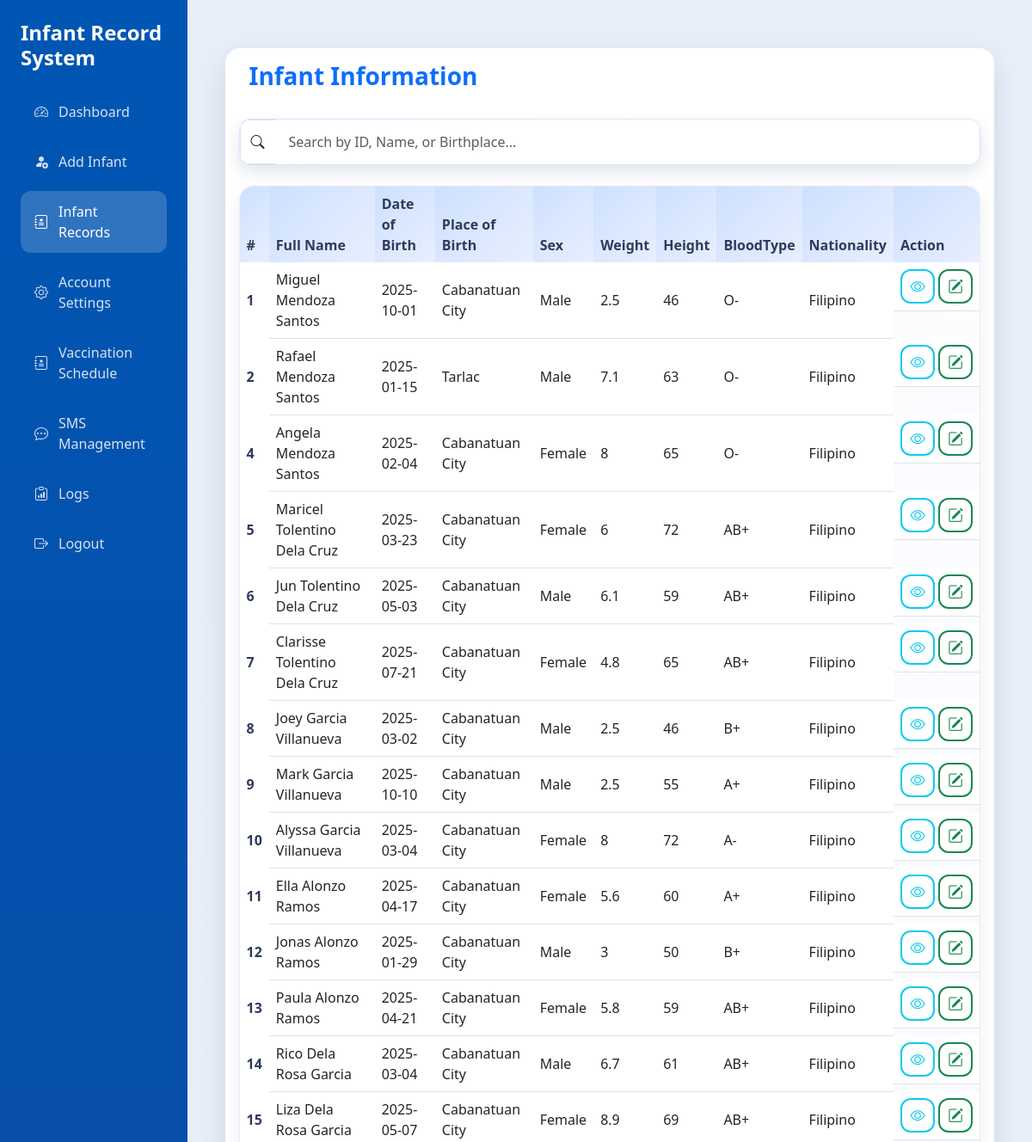
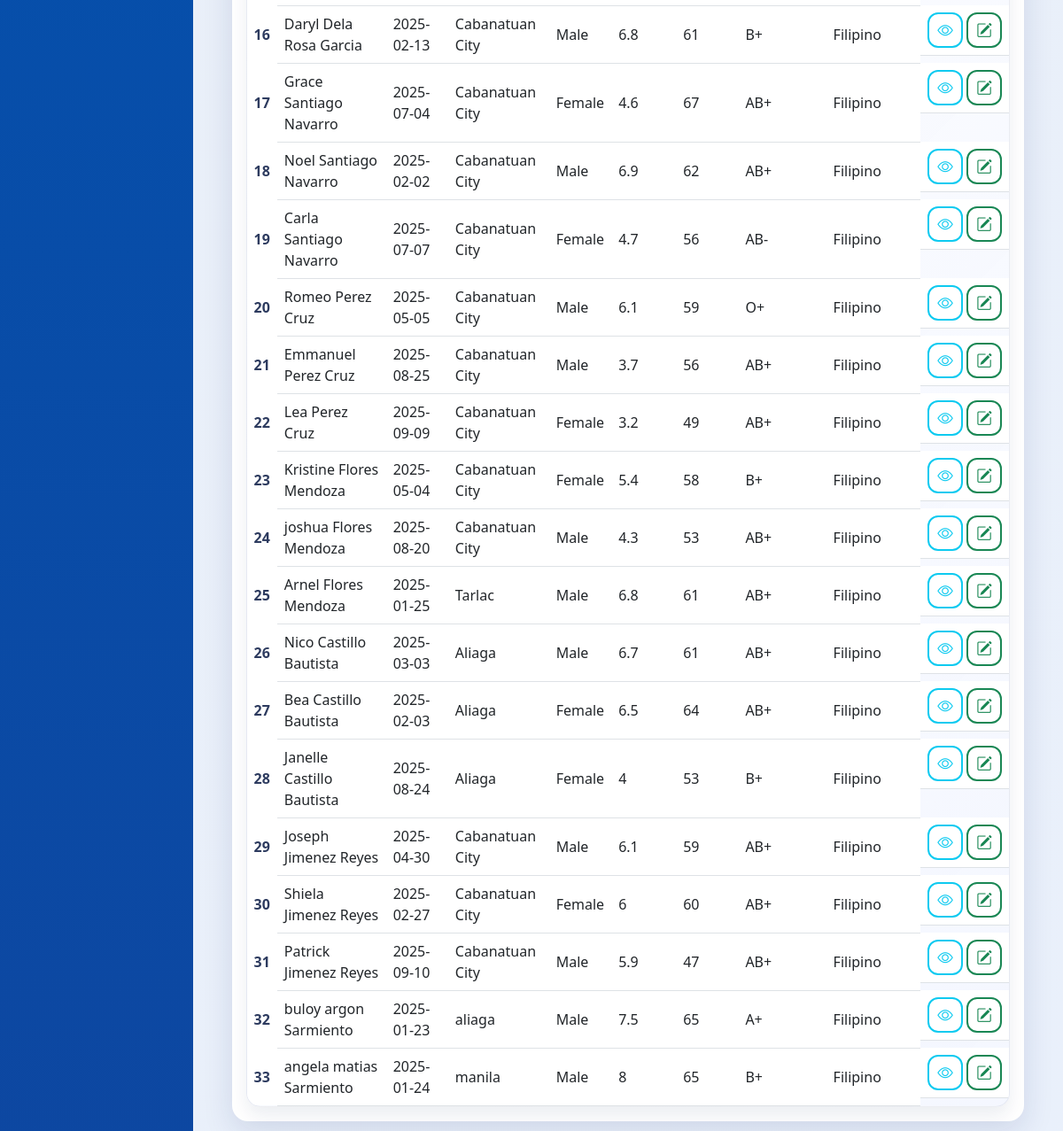
The page /viewinfant.php on the database its author committed (2 pictures, top to bottom).
### tables this page shows
CREATE TABLE `infantinfo` (
  `id` int(11) NOT NULL,
  `firstname` varchar(25) NOT NULL,
  `middlename` varchar(255) DEFAULT NULL,
  `surname` varchar(25) NOT NULL,
  `dateofbirth` varchar(25) NOT NULL,
  `placeofbirth` varchar(25) NOT NULL,
  `sex` enum('Male','Female') DEFAULT NULL,
  `weight` double NOT NULL,
  `height` double NOT NULL,
  `remarks` varchar(255) DEFAULT NULL,
  `bloodtype` varchar(5) NOT NULL,
  `nationality` varchar(25) NOT NULL,
  `parent_id` int(11) DEFAULT NULL
);

### viewinfant.php (the view, shortened to what this page needs)
<?php
include 'dbForm.php';
$isParent = isset($_SESSION['user']['role']) && $_SESSION['user']['role'] === 'parent';
$parentEmail = ($isParent && isset($_SESSION['user']['email'])) ? mysqli_real_escape_string($con, $_SESSION['user']['email']) : null;
?>
<!DOCTYPE html>
<html lang="en">
<head>
    <link rel="stylesheet" href="https://cdn.jsdelivr.net/npm/bootstrap@5.3.0/dist/css/bootstrap.min.css">
    <link rel="stylesheet" href="https://cdn.jsdelivr.net/npm/bootstrap-icons/font/bootstrap-icons.css">
    <link rel="stylesheet" href="assets/css/theme.css">
</head>
<body>
    <div class="sidebar" id="sidebar">
        <h4 class="mb-4"><i class="bi bi-baby"></i> Infant Record System</h4>
        <a href="dashboard.php"><i class="bi bi-speedometer2"></i> Dashboard</a>
        <a href="addinfant.php"><i class="bi bi-person-fill-add"></i> Add Infant</a>
        <a href="viewinfant.php" class="active"><i class="bi bi-journal-medical"></i> Infant Records</a>
        <a href="account_settings.php"><i class="bi bi-gear"></i> Account Settings</a>
        <?php if (!$isParent): ?>
            <a href="vaccination_schedule.php"><i class="bi bi-journal-medical"></i> Vaccination Schedule</a>
            <a href="sms.php"><i class="bi bi-chat-dots"></i> SMS Management</a>
            <a href="login_logs.php"><i class="bi bi-clipboard-data"></i> Logs</a>
        <?php endif; ?>
        <a href="logout.php"><i class="bi bi-box-arrow-right"></i> Logout</a>
    </div>
    <div class="content-area">
        <div class="container-fluid mt-4">
            <div class="card card-shadow">
                <div class="card-header bg-white border-0 py-3">
                    <h3 class="dashboard-title"><i class="bi bi-baby"></i>Infant Information</h3>
                </div>
                <div class="card-body">
                    <?php if (!$isParent): ?>
                        <form method="GET" action="viewinfant.php" class="mb-4">
                            <div class="input-group search-bar search-bar-elevated">
                                <span class="input-group-text"><i class="bi bi-search"></i></span>
                                <input type="text" id="search" class="form-control" placeholder="Search by ID, Name, or Birthplace...">
                            </div>
                        </form>
                    <?php endif; ?>
                    <div class="table-modern table-modern-elevated">
                        <div class="table-responsive">
                            <table class="table table-hover align-middle mb-0">
                            <thead>
                                <tr>
                                    <th scope="col">#</th>
                                    <th scope="col">Full Name</th>
                                    <th scope="col">Date of Birth</th>
                                    <th scope="col">Place of Birth</th>
                                    <th scope="col">Sex</th>
                                    <th scope="col">Weight</th>
                                    <th scope="col">Height</th>
                                    <th scope="col">BloodType</th>
                                    <th scope="col">Nationality</th>
                                    <th scope="col">Action</th>
                                </tr>
                            </thead>
                            <tbody>
                        <?php
                        $search = (!$isParent && isset($_GET['search'])) ? mysqli_real_escape_string($con, $_GET['search']) : '';
                        if ($isParent && $parentEmail) {
                            $parentRes = mysqli_query($con, "SELECT id FROM parents WHERE email = '$parentEmail' LIMIT 1");
                            $parentIdFilter = 0;
                            if ($parentRes && mysqli_num_rows($parentRes) > 0) {
                                $parentRow = mysqli_fetch_assoc($parentRes);
                                $parentIdFilter = intval($parentRow['id']);
                            }
                            if (!empty($search)) {
                                $sql = "SELECT * FROM infantinfo WHERE parent_id = '$parentIdFilter' AND (
                                    id LIKE '%$search%' OR
                                    firstname LIKE '%$search%' OR
                                    middlename LIKE '%$search%' OR
                                    surname LIKE '%$search%' OR
                                    placeofbirth LIKE '%$search%')";
                            } else {
                                $sql = "SELECT * FROM infantinfo WHERE parent_id = '$parentIdFilter'";
                            }
                        } else {
                            if (!empty($search)) {
                                $sql = "SELECT * FROM infantinfo WHERE
                                    id LIKE '%$search%' OR
                                    firstname LIKE '%$search%' OR
                                    middlename LIKE '%$search%' OR
                                    surname LIKE '%$search%' OR
                                    placeofbirth LIKE '%$search%'";
                            } else {
                                $sql = "SELECT * FROM infantinfo";
                            }
                        }
                        $result = mysqli_query($con, $sql);
                        if ($result) {
                            while ($row = mysqli_fetch_assoc($result)) {
                                $id = $row['id'];
                                $firstname = $row['firstname'];
                                $middlename = $row['middlename'];
                                $surname = $row['surname'];
                                $fullName = trim(preg_replace('/\s+/', ' ', $firstname . ' ' . ($middlename ?? '') . ' ' . $surname));
                                $dateofbirth = $row['dateofbirth'];
                                $placeofbirth = $row['placeofbirth'];
                                $sex = $row['sex'];
                                $weight = $row['weight'];
                                $height = $row['height'];
                                $bloodtype = $row['bloodtype'];
                                $nationality = $row['nationality'];
                                $parentIdForInfant = isset($row['parent_id']) ? (int) $row['parent_id'] : 0;
                                $viewDetailsUrl = 'view_details.php?parent_id=' . $parentIdForInfant;
                                ?>
                                <tr>
                                    <th scope="row"><?php echo $id; ?></th>
                                    <td><?php echo $fullName; ?></td>
                                    <td><?php echo $dateofbirth; ?></td>
                                    <td><?php echo $placeofbirth; ?></td>
                                    <td><?php echo $sex; ?></td>
                                    <td><?php echo $weight; ?></td>
                                    <td><?php echo $height; ?></td>
                                    <td><?php echo $bloodtype; ?></td>
                                    <td><?php echo $nationality; ?></td>
                                    <td class="d-flex gap-1 justify-content-center action-icons">
                                        <a href="<?php echo htmlspecialchars($viewDetailsUrl); ?>" class="btn btn-outline-info btn-sm" title="View Details">
                                            <i class="bi bi-eye"></i>
                                        </a>
                                        <?php if (!$isParent): ?>
                                            <button class="btn btn-outline-success btn-sm" data-bs-toggle="modal" data-bs-target="#formModal_<?php echo $id; ?>" title="Edit"><i class="bi bi-pencil-square"></i></button>
                                        <?php endif; ?>
                                    </td>
                                </tr>
                        <?php
                            }
                        }
                        ?>
                            </tbody>
                        </table>
                        </div>
                    </div>
        </div>
    </div>
</body>
</body>
</html>

### assets/css/theme.css (style rules this page uses)
:root { --primary-color: #0d6efd; --primary-dark: #0a58ca; --sidebar-width: 250px; --content-bg: #f5f7fb; --text-color: #2b3146; --muted-color: #6c757d; --card-radius: 18px; --transition-speed: 0.3s; --shadow-lg: 0 12px 35px rgba(15, 35, 95, 0.12); --shadow-md: 0 10px 25px rgba(15, 35, 95, 0.18); }
* { box-sizing: border-box; }
body { margin: 0; font-family: 'Segoe UI', 'Helvetica Neue', Arial, sans-serif; color: var(--text-color); background-color: var(--content-bg); display: flex; min-height: 100vh; transition: background-color var(--transition-speed) ease; }
a { color: inherit; }
.sidebar { width: var(--sidebar-width); background: linear-gradient(180deg, #0056b3 0%, #0d47a1 100%); color: #fff; padding: 24px; transition: transform var(--transition-speed) ease; min-height: 100vh; position: relative; z-index: 1000; }
.sidebar h4 { font-weight: 600; margin-bottom: 1.8rem; }
.sidebar a { color: rgba(255, 255, 255, 0.84); text-decoration: none; display: flex; align-items: center; gap: 12px; padding: 12px 16px; border-radius: 12px; margin-bottom: 10px; transition: background var(--transition-speed) ease, color var(--transition-speed) ease; font-weight: 500; }
.sidebar a:hover, .sidebar a.active { background-color: rgba(255, 255, 255, 0.18); color: #fff; }
.content-area { flex-grow: 1; min-height: 100vh; padding: 32px; background: linear-gradient(135deg, rgba(0, 86, 179, 0.05), rgba(13, 110, 253, 0.05)); }
.card-shadow { border: none; border-radius: var(--card-radius); box-shadow: var(--shadow-lg); background-color: #fff; overflow: hidden; }
.dashboard-title { display: flex; align-items: center; gap: 12px; margin: 0; font-weight: 700; color: var(--primary-color); }
.table-modern { border-radius: 16px; overflow: hidden; background-color: #fff; box-shadow: 0 10px 20px rgba(15, 35, 95, 0.08); }
.table-modern-elevated { border: 1px solid rgba(45, 59, 95, 0.08); background: linear-gradient(135deg, rgba(255, 255, 255, 0.96), rgba(243, 246, 255, 0.9)); }
.table-modern-elevated .table thead th { background: linear-gradient(135deg, rgba(13, 110, 253, 0.16), rgba(13, 110, 253, 0.05)); border-bottom: none; }
.table-modern-elevated .table tbody tr { transition: transform var(--transition-speed) ease, box-shadow var(--transition-speed) ease; }
.table-modern table { margin-bottom: 0; }
.table-modern thead { background-color: #f3f6ff; }
.table-modern th { font-weight: 600; color: #2d3b5f; border-bottom: none; }
.table-modern td { vertical-align: middle; }
.search-bar { border-radius: 14px; overflow: hidden; box-shadow: 0 8px 18px rgba(15, 35, 95, 0.12); }
.search-bar-elevated { background: linear-gradient(135deg, rgba(13, 110, 253, 0.08), rgba(13, 110, 253, 0.02)); border: 1px solid rgba(13, 110, 253, 0.12); }
.search-bar .form-control { border: none; padding: 14px 16px; }
.search-bar .input-group-text { background-color: #fff; }
.btn-outline-primary, .btn-outline-success, .btn-outline-secondary, .btn-outline-info, .btn-outline-danger { border-width: 2px; font-weight: 600; }
.form-control, .form-select { border-radius: 12px; padding: 12px 16px; border: 1px solid rgba(13, 110, 253, 0.18); transition: border-color var(--transition-speed) ease, box-shadow var(--transition-speed) ease; }
.action-icons .btn { border-radius: 12px; display: inline-flex; align-items: center; justify-content: center; width: 40px; height: 40px; font-size: 1.1rem; }
.card-header.bg-white { border-bottom: none; }
.table thead th { font-weight: 600; }

### rows shown on the page
infantinfo: id "1", fullName "Miguel Mendoza Santos", dateofbirth "2025-10-01", placeofbirth "Cabanatuan City", sex "Male", weight "2.5", height "46", bloodtype "O-", nationality "Filipino"
infantinfo: id "2", fullName "Rafael Mendoza Santos", dateofbirth "2025-01-15", placeofbirth "Tarlac", sex "Male", weight "7.1", height "63", bloodtype "O-", nationality "Filipino"
infantinfo: id "4", fullName "Angela Mendoza Santos", dateofbirth "2025-02-04", placeofbirth "Cabanatuan City", sex "Female", weight "8", height "65", bloodtype "O-", nationality "Filipino"
infantinfo: id "5", fullName "Maricel Tolentino Dela Cruz", dateofbirth "2025-03-23", placeofbirth "Cabanatuan City", sex "Female", weight "6", height "72", bloodtype "AB+", nationality "Filipino"
infantinfo: id "6", fullName "Jun Tolentino Dela Cruz", dateofbirth "2025-05-03", placeofbirth "Cabanatuan City", sex "Male", weight "6.1", height "59", bloodtype "AB+", nationality "Filipino"
infantinfo: id "7", fullName "Clarisse Tolentino Dela Cruz", dateofbirth "2025-07-21", placeofbirth "Cabanatuan City", sex "Female", weight "4.8", height "65", bloodtype "AB+", nationality "Filipino"
infantinfo: id "8", fullName "Joey Garcia Villanueva", dateofbirth "2025-03-02", placeofbirth "Cabanatuan City", sex "Male", weight "2.5", height "46", bloodtype "B+", nationality "Filipino"
infantinfo: id "9", fullName "Mark Garcia Villanueva", dateofbirth "2025-10-10", placeofbirth "Cabanatuan City", sex "Male", weight "2.5", height "55", bloodtype "A+", nationality "Filipino"
infantinfo: id "10", fullName "Alyssa Garcia Villanueva", dateofbirth "2025-03-04", placeofbirth "Cabanatuan City", sex "Female", weight "8", height "72", bloodtype "A-", nationality "Filipino"
infantinfo: id "11", fullName "Ella Alonzo Ramos", dateofbirth "2025-04-17", placeofbirth "Cabanatuan City", sex "Female", weight "5.6", height "60", bloodtype "A+", nationality "Filipino"
infantinfo: id "12", fullName "Jonas Alonzo Ramos", dateofbirth "2025-01-29", placeofbirth "Cabanatuan City", sex "Male", weight "3", height "50", bloodtype "B+", nationality "Filipino"
infantinfo: id "13", fullName "Paula Alonzo Ramos", dateofbirth "2025-04-21", placeofbirth "Cabanatuan City", sex "Female", weight "5.8", height "59", bloodtype "AB+", nationality "Filipino"
infantinfo: id "14", fullName "Rico Dela Rosa Garcia", dateofbirth "2025-03-04", placeofbirth "Cabanatuan City", sex "Male", weight "6.7", height "61", bloodtype "AB+", nationality "Filipino"
infantinfo: id "15", fullName "Liza Dela Rosa Garcia", dateofbirth "2025-05-07", placeofbirth "Cabanatuan City", sex "Female", weight "8.9", height "69", bloodtype "AB+", nationality "Filipino"
infantinfo: id "16", fullName "Daryl Dela Rosa Garcia", dateofbirth "2025-02-13", placeofbirth "Cabanatuan City", sex "Male", weight "6.8", height "61", bloodtype "B+", nationality "Filipino"
infantinfo: id "17", fullName "Grace Santiago Navarro", dateofbirth "2025-07-04", placeofbirth "Cabanatuan City", sex "Female", weight "4.6", height "67", bloodtype "AB+", nationality "Filipino"
infantinfo: id "18", fullName "Noel Santiago Navarro", dateofbirth "2025-02-02", placeofbirth "Cabanatuan City", sex "Male", weight "6.9", height "62", bloodtype "AB+", nationality "Filipino"
infantinfo: id "19", fullName "Carla Santiago Navarro", dateofbirth "2025-07-07", placeofbirth "Cabanatuan City", sex "Female", weight "4.7", height "56", bloodtype "AB-", nationality "Filipino"
infantinfo: id "20", fullName "Romeo Perez Cruz", dateofbirth "2025-05-05", placeofbirth "Cabanatuan City", sex "Male", weight "6.1", height "59", bloodtype "O+", nationality "Filipino"
infantinfo: id "21", fullName "Emmanuel Perez Cruz", dateofbirth "2025-08-25", placeofbirth "Cabanatuan City", sex "Male", weight "3.7", height "56", bloodtype "AB+", nationality "Filipino"
infantinfo: id "22", fullName "Lea Perez Cruz", dateofbirth "2025-09-09", placeofbirth "Cabanatuan City", sex "Female", weight "3.2", height "49", bloodtype "AB+", nationality "Filipino"
infantinfo: id "23", fullName "Kristine Flores Mendoza", dateofbirth "2025-05-04", placeofbirth "Cabanatuan City", sex "Female", weight "5.4", height "58", bloodtype "B+", nationality "Filipino"
infantinfo: id "24", fullName "joshua Flores Mendoza", dateofbirth "2025-08-20", placeofbirth "Cabanatuan City", sex "Male", weight "4.3", height "53", bloodtype "AB+", nationality "Filipino"
infantinfo: id "25", fullName "Arnel Flores Mendoza", dateofbirth "2025-01-25", placeofbirth "Tarlac", sex "Male", weight "6.8", height "61", bloodtype "AB+", nationality "Filipino"
infantinfo: id "26", fullName "Nico Castillo Bautista", dateofbirth "2025-03-03", placeofbirth "Aliaga", sex "Male", weight "6.7", height "61", bloodtype "AB+", nationality "Filipino"
infantinfo: id "27", fullName "Bea Castillo Bautista", dateofbirth "2025-02-03", placeofbirth "Aliaga", sex "Female", weight "6.5", height "64", bloodtype "AB+", nationality "Filipino"
infantinfo: id "28", fullName "Janelle Castillo Bautista", dateofbirth "2025-08-24", placeofbirth "Aliaga", sex "Female", weight "4", height "53", bloodtype "B+", nationality "Filipino"
infantinfo: id "29", fullName "Joseph Jimenez Reyes", dateofbirth "2025-04-30", placeofbirth "Cabanatuan City", sex "Male", weight "6.1", height "59", bloodtype "AB+", nationality "Filipino"
infantinfo: id "30", fullName "Shiela Jimenez Reyes", dateofbirth "2025-02-27", placeofbirth "Cabanatuan City", sex "Female", weight "6", height "60", bloodtype "AB+", nationality "Filipino"
infantinfo: id "31", fullName "Patrick Jimenez Reyes", dateofbirth "2025-09-10", placeofbirth "Cabanatuan City", sex "Male", weight "5.9", height "47", bloodtype "AB+", nationality "Filipino"
infantinfo: id "32", fullName "buloy argon Sarmiento", dateofbirth "2025-01-23", placeofbirth "aliaga", sex "Male", weight "7.5", height "65", bloodtype "A+", nationality "Filipino"
infantinfo: id "33", fullName "angela matias Sarmiento", dateofbirth "2025-01-24", placeofbirth "manila", sex "Male", weight "8", height "65", bloodtype "B+", nationality "Filipino"
